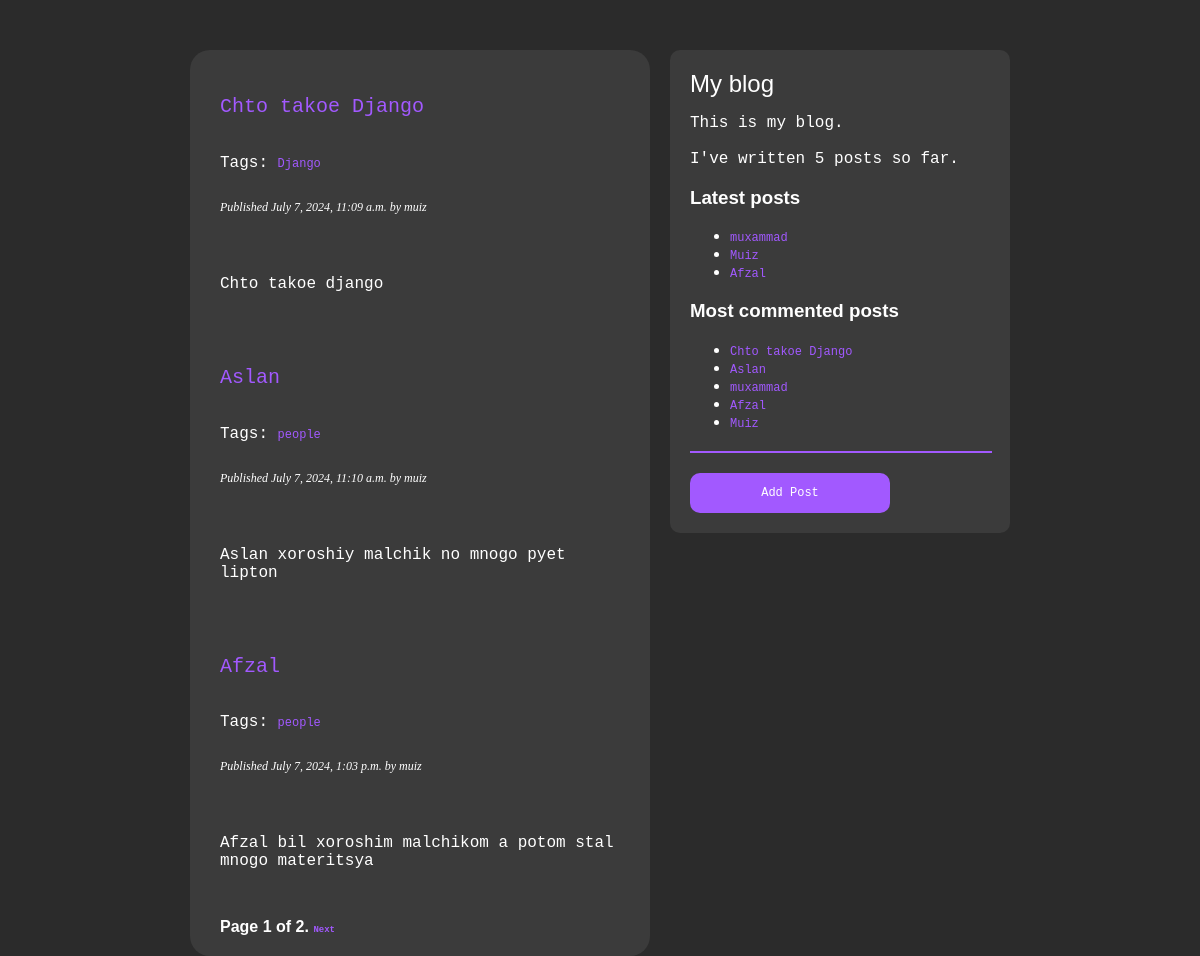
The page / on the database its author committed.
### main/models.py (models this page shows, shortened)
class Post(models.Model):
    class Status(models.TextChoices):
        DRAFT = 'DF', 'Draft'
        PUBLISHED = 'PB', 'Published'
    title = models.CharField(max_length=250)
    slug = models.SlugField(max_length=250, unique_for_date='publish')
    author = models.ForeignKey(User, on_delete=models.CASCADE, related_name='blog_posts')
    body = models.TextField()
    publish = models.DateTimeField(default=timezone.now)
    created = models.DateTimeField(auto_now_add=True)
    updated = models.DateTimeField(auto_now=True)
    status = models.CharField(max_length=2, choices=Status.choices, default=Status.DRAFT)
    objects = models.Manager()
    published = PublishedManager()
    tags = TaggableManager()
    class Meta:
        ordering = ['-publish']
        indexes = [
            models.Index(fields=['-publish']),
            ]
    class Meta:
        verbose_name = 'Пост'
        verbose_name_plural = 'Посты'
    def get_absolute_url(self):
        return reverse('main:post_detail', args={self.slug})

### main/views.py (the view)
# urls.py: path('', post_list, name='post_list'),
def post_list(request, tag_slug=None):
    post = Post.published.all()
    tag = None
    if tag_slug:
        tag = get_object_or_404(Tag, slug=tag_slug)
        post = post.filter(tags__in=[tag])
    paginator = Paginator(post, 3)
    page_number = request.GET.get('page', 1)
    try:
        posts = paginator.page(page_number)
    except PageNotAnInteger:
        posts = paginator.page(1)
    except EmptyPage:
        posts = paginator.page(1)
    context = {
        'posts':posts
    }
    return render(request, 'main/posts/list.html', context)

### main/models.py (called while the page is built)
    def get_queryset(self):
        return super().get_queryset().filter(status=Post.Status.PUBLISHED)

### main/templatetags/blog_tags.py (called while the page is built)
@register.simple_tag
def total_posts():
    return Post.published.count()

@register.inclusion_tag('main/posts/latest_posts.html')
def show_latest_posts(count=5):
    latest_posts = Post.published.order_by('-publish')[:count]
    return {'latest_posts': latest_posts}

@register.simple_tag
def get_most_commented_posts(count=5):
    return Post.published.annotate(
    total_comments=Count('comments')
    ).order_by('-total_comments')[:count]

@register.filter(name='markdown')
def markdown_format(text):
    return mark_safe(markdown.markdown(text))

### main/templates/main/posts/list.html (shortened to what this page needs)
{% extends 'main/base.html' %}
{% load static %}
{% load blog_tags %}
{% block content %}
{% for post in posts %}
<h2>
    <a style="color: #A259FF; font-size: 20px;" href="{{ post.get_absolute_url }}">
        {{ post.title }}
    </a>
</h2>
    <p style="color: #fff;" class="tags">Tags:
        {% for tag in post.tags.all %}
        <a style="font-size: 12px;" href="{% url "main:post_list_by_tag" tag.slug %}">
            {{ tag.name }}
        </a>
        {% endfor %}
    </p>
    <p class="date" style="color: #fff;">
        Published {{ post.publish }} by {{ post.author }}
    </p>
    <p style="color: #fff;">{{ post.body|markdown|truncatewords_html:30 }}</p>
    {% endfor %}
    {% include 'main/paginator.html' with page=posts %}
    {% endblock %}

### main/templates/main/base.html (shortened to what this page needs)
{% load blog_tags %}
{% load static %}
<!DOCTYPE html>
<html lang="en" style="background-color: #2b2b2b; display: flex; flex-direction: column; justify-content: space-between;">
<head>
    <link href="{% static "css/style.css" %}" rel="stylesheet">
</head>
<body style="padding: 50px 0px 0px 0px; display: flex; flex-direction: row; gap: 20px; justify-content: center;">
    <div id="content">
        {% block content %}
        {% endblock %}
    </div>
    <div id="sidebar" style="background-color: #3b3b3b; border-radius: 10px; width: 300px; padding: 20px;">
        <h2 style="margin: 0;">My blog</h2>
        <p>
            This is my blog.
            <br><br>
            I've written {% total_posts %} posts so far.
        </p>
        <h3 style="color: #fff;">Latest posts</h3>
        {% show_latest_posts 3 %}
        <h3 style="color: #fff;">Most commented posts</h3>
        <ul style="color: #fff;">
            {% get_most_commented_posts as most_commented_posts %}
            {% for post in most_commented_posts %}
            <li>
                <a href="{{ post.get_absolute_url }}">{{ post.title }}</a>
            </li>
            {% endfor %}
        </ul>
            <hr style="width: 100%; border: 1px solid #A259FF; margin-top: 20px;">
            <a href="{% url 'main:add' %}" style="display: flex; width: 200px;height: 40px; border-radius: 10px;background-color: #A259FF; justify-content: center;align-items: center; margin-top: 20px;">
                <p style="color: #fff;">Add Post</p>
            </a>
    </div>
</body>
</html>

### main/templates/main/paginator.html (shortened to what this page needs)
<div class="pagination" style="margin: 0;">
    <span class="step-links">
        <span class="current" style="color: #fff;">
            Page {{ page.number }} of {{ page.paginator.num_pages }}.
        </span>
        {% if page.has_next %}
        <a style="color: #A259FF; font-size: 9px;" href="?page={{ page.next_page_number }}">Next</a>
        {% endif %}
    </span>
</div>

### main/templates/main/posts/latest_posts.html
<ul>
    {% for post in latest_posts %}
    <li style="color: #fff;">
        <a href="{{ post.get_absolute_url }}">{{ post.title }}</a>
    </li>
    {% endfor %}
</ul>

### main/static/css/style.css (style rules this page uses)
body { margin:0; font-family:helvetica, sans-serif; padding: 0; }
p { color: #fff; font-family:'Courier New', Courier, monospace; }
a { color:#A259FF; text-decoration:none; font-family:'Courier New', Courier, monospace; font-size: 12px; }
h2 { font-weight:normal; color: #fff; }
#content { float:left; display: flex; flex-direction: column; width:400px; padding: 20px 30px; background-color: #3b3b3b; border-radius: 20px; }
#sidebar { float:right; width:300px; padding:10px; background:#666; height:100%; }
p.date { color:#ccc; font-family: georgia, serif; font-size: 12px; font-style: italic; }
.pagination { margin:40px 0; font-weight:bold; }

### rows shown on the page
Post: title "Chto takoe Django", publish "July 7, 2024, 11:09 a.m.", author "muiz", body "Chto takoe django"
Tag: name "Django"
Post: title "Aslan", publish "July 7, 2024, 11:10 a.m.", author "muiz", body "Aslan xoroshiy malchik no mnogo pyet lipton"
Tag: name "people"
Post: title "Afzal", publish "July 7, 2024, 1:03 p.m.", author "muiz", body "Afzal bil xoroshim malchikom a potom stal mnogo materitsya"
Post: title "muxammad"
Post: title "Muiz"

### other values the page prints
{{ page.number }} "1"
{{ page.paginator.num_pages }} "2"
